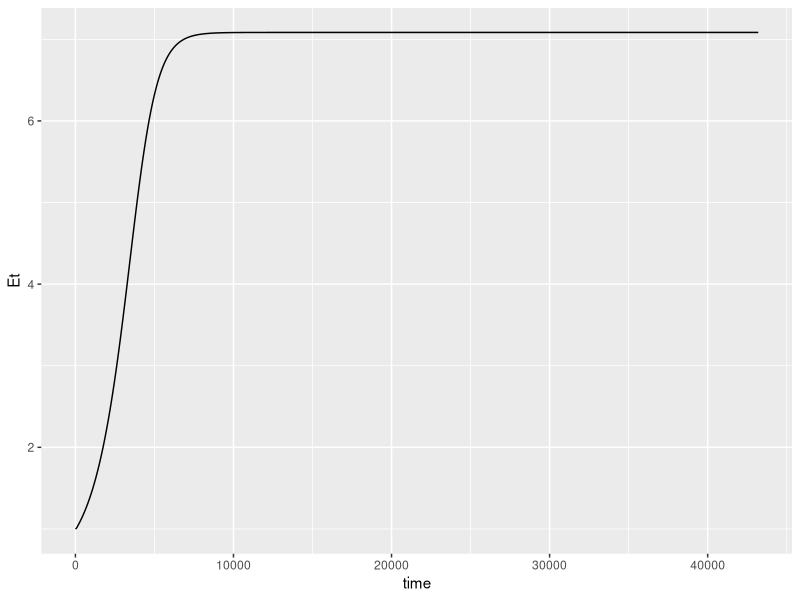
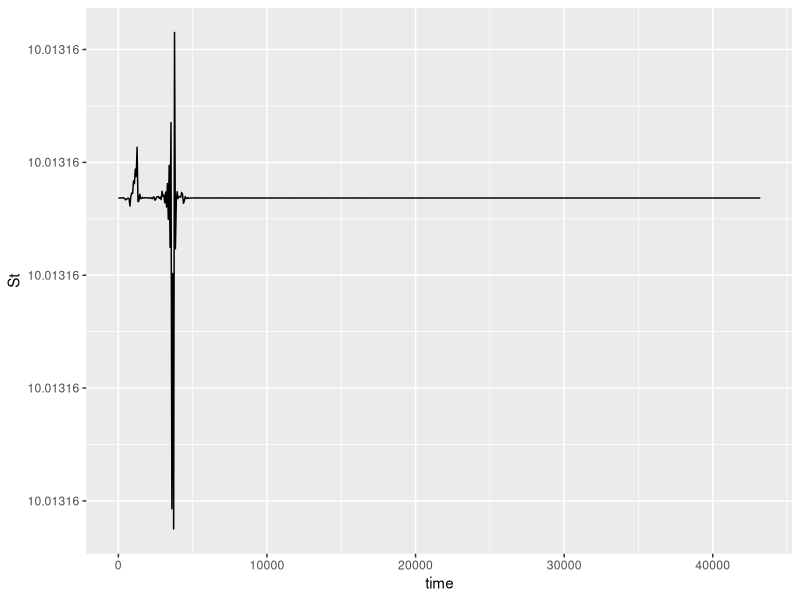
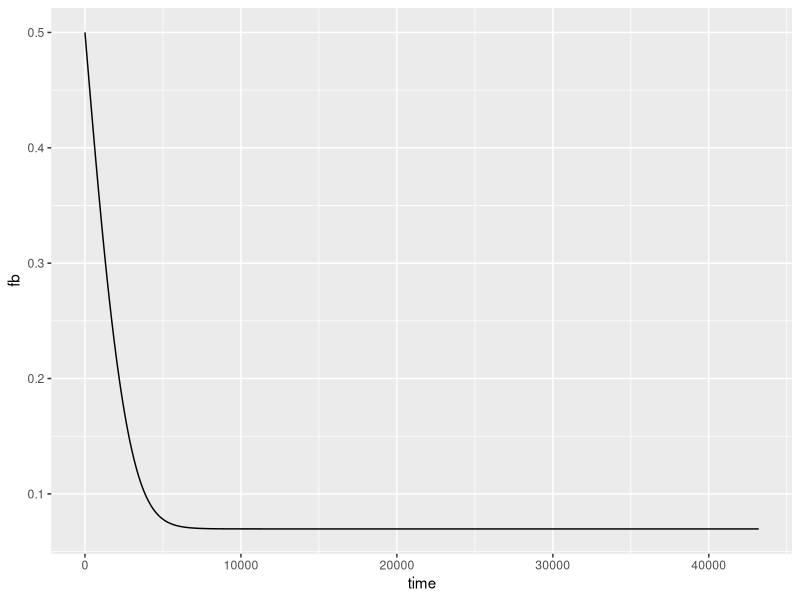
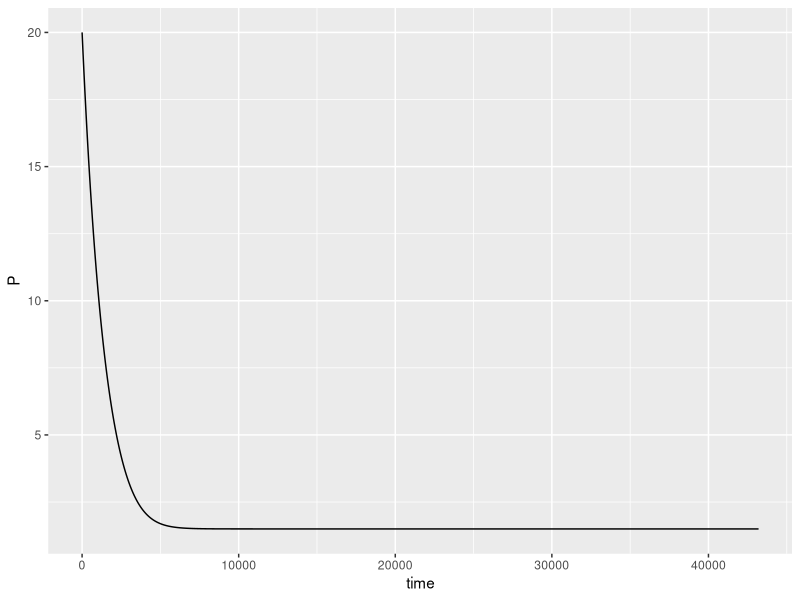
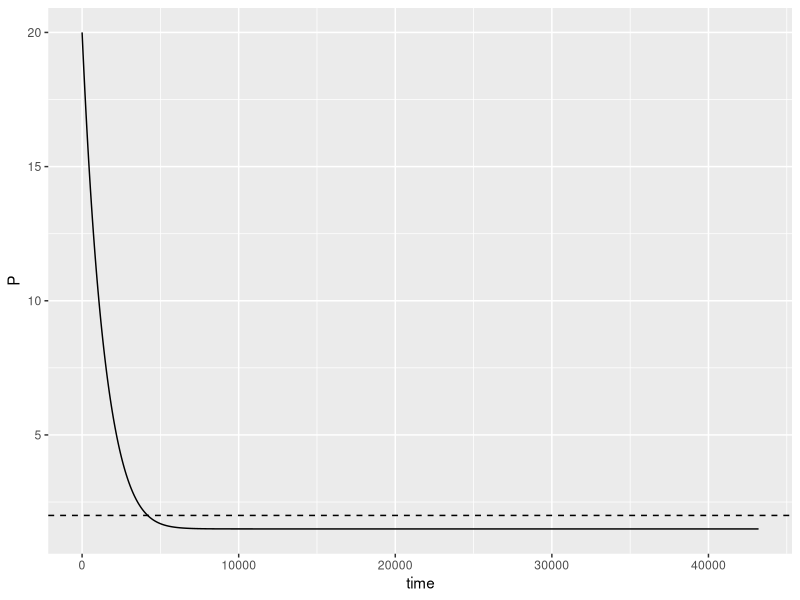

These charts were generated, in order, by the following R code:
#Load packages


library(tidyverse)
library(deSolve)
library(ggpubr)


#Specify deSolve Model
model <- function(time, inits, theta) {
  #Inputs:
  #time: vector of times to be included in output
  #y --> list of initial conditions
  #parms --> list of model parameters
  
  with(as.list(c(inits,theta)), {  #"with" get the named contents of y and theta and lets them be used inside the {}  
    
    #assume S >> ES,  S << Km,   S ~ St
    #compare a fresh file to this to find what we did in class
    ES = Et * St / (Km * (1 + Ie / Kie) + St)

    E = Et - ES
    
    S = St - ES
    
    fb = P / (Kd + P)
    
    dEt = (Prode * (fbss/fb)^n )- Kdege*E
    
    dSt = Prods - Kdegs*S - Kcat*ES
    
    dP = Kcat*ES - Kdegp * P
    
    #return list of derivatives
    list( c(dEt,dSt,dP))
  })
}

###################################################3
#Known constants
Km = 0.75*1000 #pM
Kcat = 1 #/sec
Kdege = 1 #/sec
Kdegs = 1 #/sec (the substrate can only be eliminated by converting into product)
Kd = 20 #pM

#Concentrations measured at steady state
Pss = 20 #pmol/L
Sss = 10 #pmol/L
Etot_ss = 1 #pmol/L

#Calculated concentrations at SS

  #Enzyme substrate complex at steady-state
  ES_ss = Etot_ss * Sss/ (Km + Sss)
  
  #Free enzyme at steady state
  E_ss = Etot_ss - ES_ss

#Calculated production and elimination rates 
Prode = Kdege*E_ss    #Must equal free-enzyme elimination rate
Prods = Kdegs*Sss + Kcat*ES_ss  #Must equal free enzyme elimination rate + productformation rate
Kdegp = Kcat*ES_ss / Pss  #Calculate from steady-state condition for Product

fbss = Pss / (Pss + Kd)


#####################################3
inits = c(Et = Etot_ss,
          St = Sss  + ES_ss,
          P = Pss)

theta = c(Km = Km,
          Kcat = Kcat,
          Kdege = Kdege,
          Kdegs = Kdegs,
          Prode = Prode,
          Prods = Prods,
          Kdegp = Kdegp,
          Kie = 100, #pM
          Ie = 9500,
          Pss = Pss,
          n=1, #feedack
          Kd = Kd) #pM Product receptor binding affinity



#Simulation time
tlast = 30*60*24 ; 
times <- seq(0, tlast, 60)

#Simulate
X <- data.frame(ode(inits, times, model, theta))


#Calcualte fraction bound
X$fb = X$P / (theta["Kd"]  +X$P)

#Post-hoc calculations

#Plot
ggplot(X) + geom_path(aes(x=time, y = Et))
ggplot(X) + geom_path(aes(x=time, y = St))
ggplot(X) + geom_path(aes(x=time, y = fb))

ggplot(X) + geom_path(aes(x=time, y = P))

tail(X$P)


#####################################
#Play around with changing parameters
#theta["Prods"] = Prods


#Adding an inhibitor
theta["I"] =1000

theta["n"] = 1


#Simulate
X <- data.frame(ode(inits, times, model, theta))


#Post-hoc calculations

#Plot
ggplot(X) + geom_path(aes(x=time, y = P)) + geom_hline(yintercept = 2, linetype = "dashed")

#######################################################################################
